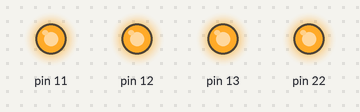
The sketch below on a simulated Arduino Uno, built with avr-gcc and run on an emulated ATmega328P. On the bench: output pins drawn as LEDs (lit = HIGH).

Above: at 0.1 s.
At 4.9 s:
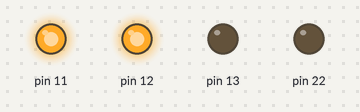
At 9.8 s:
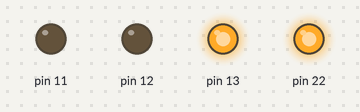
At 20.1 s:
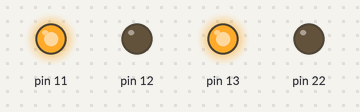
At 30.1 s:
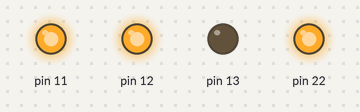
At 39.88 s:
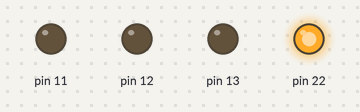
Timing chart, 0 to 40.0 s (numbered marks = the images above):
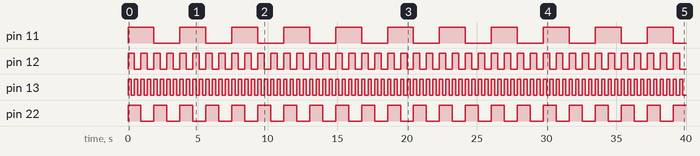

Measured:
- by itself, pin 11: alternates HIGH for 1.9 s and LOW for 1.9 s
- by itself, pin 12: alternates HIGH for 0.47 s and LOW for 0.47 s
- by itself, pin 13: alternates HIGH for 0.23 s and LOW for 0.23 s
- by itself, pin 22: alternates HIGH for 0.93 s and LOW for 0.93 s

The sketch:

Rutina_leds.ino
```cpp
void setup()
{
DDRB = DDRB | B01111000; // Data Direction Register B: Inputs 0-6, Output 7
}

void loop()
{

asm (
"inicio: \n\t"
"sbi 0x05,0x05 \n\t"
"sbi 0x05,0x04 \n\t"
"sbi 0x05,0x03 \n\t"
"sbi 0x05,0x06 \n\t"
"call tiempo \n\t"  //1/2 s
"cbi 0x05,0x05 \n\t"
"call tiempo \n\t"  // 1s
"sbi 0x05,0x05 \n\t"
"cbi 0x05,0x04 \n\t"
"call tiempo \n\t"  //1.5s
"cbi 0x05,0x05 \n\t"
"call tiempo \n\t" //2s
"sbi 0x05,0x05 \n\t"
"sbi 0x05,0x04 \n\t"
"cbi 0x05,0x06 \n\t"
"call tiempo \n\t" //2.5s
"cbi 0x05,0x05 \n\t"
"call tiempo \n\t" //3s
"sbi 0x05,0x05 \n\t"
"cbi 0x05,0x04 \n\t"
"call tiempo \n\t" //3.5s
"cbi 0x05,0x05 \n\t"
"call tiempo \n\t" //4s
"sbi 0x05,0x05 \n\t"
"sbi 0x05,0x04 \n\t"
"sbi 0x05,0x06 \n\t"
"cbi 0x05,0x03 \n\t"
"call tiempo \n\t" //4.5s
"cbi 0x05,0x05 \n\t"
"call tiempo \n\t" //5s
"sbi 0x05,0x05 \n\t"
"cbi 0x05,0x04 \n\t"
"call tiempo \n\t" //5.5s
"cbi 0x05,0x05 \n\t"
"call tiempo \n\t" //6s
"sbi 0x05,0x05 \n\t"
"sbi 0x05,0x04 \n\t"
"cbi 0x05,0x06 \n\t"
"call tiempo \n\t" //6.5s
"cbi 0x05,0x05 \n\t"
"call tiempo \n\t" //7s
"sbi 0x05,0x05 \n\t"
"cbi 0x05,0x04 \n\t"
"call tiempo \n\t" //7.5s
"cbi 0x05,0x05 \n\t"
"call tiempo \n\t" //8s
"sbi 0x05,0x05 \n\t"
"sbi 0x05,0x04 \n\t"
"sbi 0x05,0x06 \n\t"
"sbi 0x05,0x03 \n\t"
"jmp main \n\t"

"tiempo: \n\t"
"LDI r22, 19 \n\t"
"LOOP_3: \n\t"
"LDI r21, 255 \n\t"
"LOOP_2: \n\t"
"LDI r20, 255 \n\t"
"LOOP_1: \n\t"
"DEC r20 \n\t"
"BRNE LOOP_1 \n\t"
"DEC r21 \n\t"
"BRNE LOOP_2 \n\t"
"DEC r22 \n\t"
"BRNE LOOP_3 \n\t"
"ret \n\t"
);
}
```
